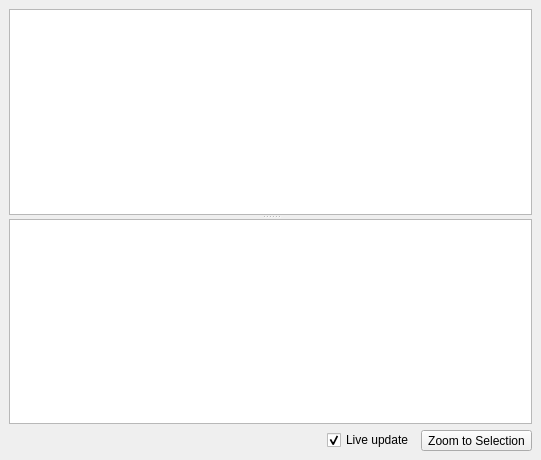
<?xml version="1.0" encoding="UTF-8"?>
<ui version="4.0">
 <class>MainWindow</class>
 <widget class="QMainWindow" name="MainWindow">
  <property name="geometry">
   <rect>
    <x>0</x>
    <y>0</y>
    <width>541</width>
    <height>460</height>
   </rect>
  </property>
  <property name="windowTitle">
   <string>Location Browser Search Query</string>
  </property>
  <widget class="QWidget" name="centralwidget">
   <layout class="QVBoxLayout" name="verticalLayout" stretch="0,0">
    <item>
     <widget class="QSplitter" name="splitter">
      <property name="orientation">
       <enum>Qt::Vertical</enum>
      </property>
      <widget class="QListWidget" name="mList"/>
      <widget class="QTextEdit" name="mDetails">
       <property name="readOnly">
        <bool>true</bool>
       </property>
      </widget>
     </widget>
    </item>
    <item>
     <layout class="QHBoxLayout" name="horizontalLayout">
      <item>
       <spacer name="horizontalSpacer">
        <property name="orientation">
         <enum>Qt::Horizontal</enum>
        </property>
        <property name="sizeHint" stdset="0">
         <size>
          <width>40</width>
          <height>20</height>
         </size>
        </property>
       </spacer>
      </item>
      <item>
       <widget class="QCheckBox" name="mLiveUpdate">
        <property name="sizePolicy">
         <sizepolicy hsizetype="Fixed" vsizetype="Fixed">
          <horstretch>0</horstretch>
          <verstretch>0</verstretch>
         </sizepolicy>
        </property>
        <property name="text">
         <string>Live update</string>
        </property>
        <property name="checked">
         <bool>true</bool>
        </property>
       </widget>
      </item>
      <item>
       <widget class="QToolButton" name="mZoomToSelection">
        <property name="text">
         <string>Zoom to Selection</string>
        </property>
        <property name="icon">
         <iconset>
          <normaloff>:/images/themes/default/mActionZoomToSelected.svg</normaloff>:/images/themes/default/mActionZoomToSelected.svg</iconset>
        </property>
        <property name="toolButtonStyle">
         <enum>Qt::ToolButtonTextBesideIcon</enum>
        </property>
        <property name="autoRaise">
         <bool>false</bool>
        </property>
       </widget>
      </item>
     </layout>
    </item>
   </layout>
  </widget>
 </widget>
 <resources/>
 <connections/>
</ui>
